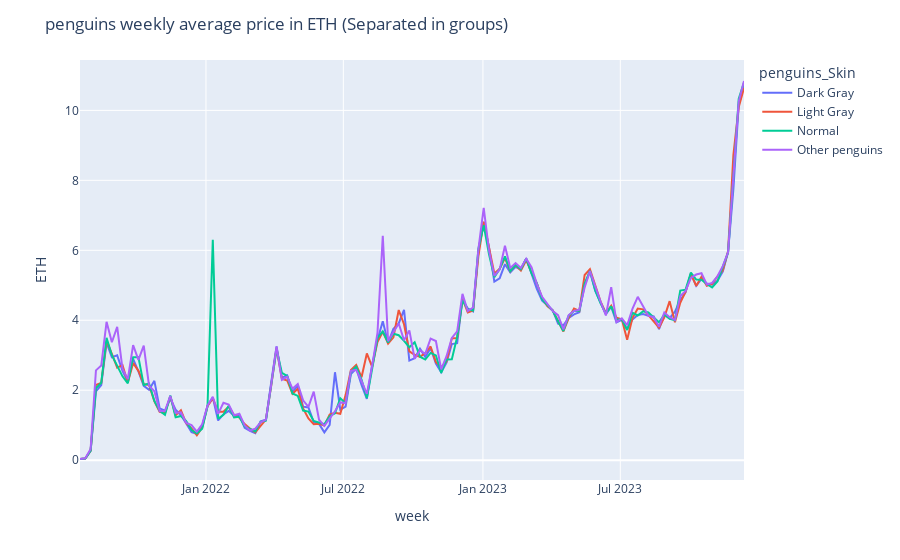

The notebook cell this image was saved under:
### Code cell
linechart['week_yr'] = linechart['week_yr'].astype(str)
fig = px.line(linechart[:len(linechart)-4], x="week_yr", y="price.amount.decimal", markers= False, color= 'penguins_Skin')
#fig = px.line(linechart, x="month", y="price.amount.usd", text = 'month')
fig.update_traces(textposition="bottom right")
fig.update_layout(title='penguins weekly average price in ETH (Separated in groups)',
                   xaxis_title='week',
                   yaxis_title='ETH')
fig.show()
